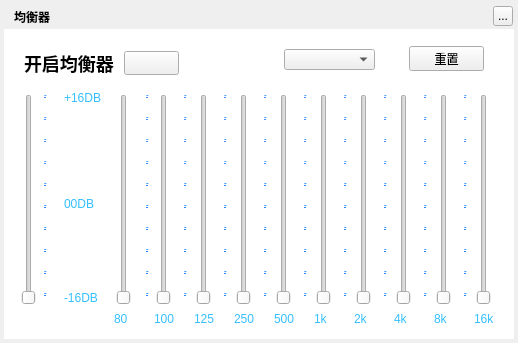
 <widget class="QWidget" name="MusicEqualizerDialog">
  <property name="geometry">
   <rect>
    <x>0</x>
    <y>0</y>
    <width>518</width>
    <height>343</height>
   </rect>
  </property>
  <property name="windowTitle">
   <string>均衡器</string>
  </property>
  <widget class="QLabel" name="background">
   <property name="geometry">
    <rect>
     <x>4</x>
     <y>4</y>
     <width>510</width>
     <height>335</height>
    </rect>
   </property>
   <property name="text">
    <string/>
   </property>
  </widget>
  <widget class="QLabel" name="topTitleName">
   <property name="geometry">
    <rect>
     <x>14</x>
     <y>4</y>
     <width>51</width>
     <height>25</height>
    </rect>
   </property>
   <property name="styleSheet">
    <string notr="true">color:&quot;#FFFFFF&quot;;font-weight:bold</string>
   </property>
   <property name="text">
    <string>均衡器</string>
   </property>
  </widget>
  <widget class="QToolButton" name="topTitleCloseButton">
   <property name="geometry">
    <rect>
     <x>493</x>
     <y>6</y>
     <width>20</width>
     <height>20</height>
    </rect>
   </property>
   <property name="text">
    <string>...</string>
   </property>
  </widget>
  <widget class="MusicClickedSlider" name="bwVerticalSlider">
   <property name="geometry">
    <rect>
     <x>19</x>
     <y>94</y>
     <width>19</width>
     <height>211</height>
    </rect>
   </property>
   <property name="orientation">
    <enum>Qt::Vertical</enum>
   </property>
  </widget>
  <widget class="MusicClickedSlider" name="verticalSlider3">
   <property name="geometry">
    <rect>
     <x>194</x>
     <y>94</y>
     <width>19</width>
     <height>211</height>
    </rect>
   </property>
   <property name="orientation">
    <enum>Qt::Vertical</enum>
   </property>
  </widget>
  <widget class="MusicClickedSlider" name="verticalSlider4">
   <property name="geometry">
    <rect>
     <x>234</x>
     <y>94</y>
     <width>19</width>
     <height>211</height>
    </rect>
   </property>
   <property name="orientation">
    <enum>Qt::Vertical</enum>
   </property>
  </widget>
  <widget class="MusicClickedSlider" name="verticalSlider5">
   <property name="geometry">
    <rect>
     <x>274</x>
     <y>94</y>
     <width>19</width>
     <height>211</height>
    </rect>
   </property>
   <property name="orientation">
    <enum>Qt::Vertical</enum>
   </property>
  </widget>
  <widget class="MusicClickedSlider" name="verticalSlider2">
   <property name="geometry">
    <rect>
     <x>154</x>
     <y>94</y>
     <width>19</width>
     <height>211</height>
    </rect>
   </property>
   <property name="orientation">
    <enum>Qt::Vertical</enum>
   </property>
  </widget>
  <widget class="MusicClickedSlider" name="verticalSlider7">
   <property name="geometry">
    <rect>
     <x>354</x>
     <y>94</y>
     <width>19</width>
     <height>211</height>
    </rect>
   </property>
   <property name="orientation">
    <enum>Qt::Vertical</enum>
   </property>
  </widget>
  <widget class="MusicClickedSlider" name="verticalSlider6">
   <property name="geometry">
    <rect>
     <x>314</x>
     <y>94</y>
     <width>19</width>
     <height>211</height>
    </rect>
   </property>
   <property name="orientation">
    <enum>Qt::Vertical</enum>
   </property>
  </widget>
  <widget class="MusicClickedSlider" name="verticalSlider8">
   <property name="geometry">
    <rect>
     <x>394</x>
     <y>94</y>
     <width>19</width>
     <height>211</height>
    </rect>
   </property>
   <property name="orientation">
    <enum>Qt::Vertical</enum>
   </property>
  </widget>
  <widget class="MusicClickedSlider" name="verticalSlider9">
   <property name="geometry">
    <rect>
     <x>434</x>
     <y>94</y>
     <width>19</width>
     <height>211</height>
    </rect>
   </property>
   <property name="orientation">
    <enum>Qt::Vertical</enum>
   </property>
  </widget>
  <widget class="MusicClickedSlider" name="verticalSlider10">
   <property name="geometry">
    <rect>
     <x>474</x>
     <y>94</y>
     <width>19</width>
     <height>211</height>
    </rect>
   </property>
   <property name="orientation">
    <enum>Qt::Vertical</enum>
   </property>
  </widget>
  <widget class="MusicClickedSlider" name="verticalSlider1">
   <property name="geometry">
    <rect>
     <x>114</x>
     <y>94</y>
     <width>19</width>
     <height>211</height>
    </rect>
   </property>
   <property name="orientation">
    <enum>Qt::Vertical</enum>
   </property>
  </widget>
  <widget class="QLabel" name="label">
   <property name="geometry">
    <rect>
     <x>24</x>
     <y>46</y>
     <width>101</width>
     <height>35</height>
    </rect>
   </property>
   <property name="styleSheet">
    <string notr="true">font-size:18px;
font-weight:bold;
</string>
   </property>
   <property name="text">
    <string>开启均衡器</string>
   </property>
  </widget>
  <widget class="QPushButton" name="showEqButton">
   <property name="geometry">
    <rect>
     <x>124</x>
     <y>51</y>
     <width>55</width>
     <height>24</height>
    </rect>
   </property>
   <property name="text">
    <string/>
   </property>
   <property name="iconSize">
    <size>
     <width>75</width>
     <height>31</height>
    </size>
   </property>
  </widget>
  <widget class="QPushButton" name="resetButton">
   <property name="geometry">
    <rect>
     <x>409</x>
     <y>46</y>
     <width>75</width>
     <height>25</height>
    </rect>
   </property>
   <property name="text">
    <string>重置</string>
   </property>
  </widget>
  <widget class="QComboBox" name="eqChoice">
   <property name="geometry">
    <rect>
     <x>284</x>
     <y>49</y>
     <width>91</width>
     <height>21</height>
    </rect>
   </property>
  </widget>
  <widget class="QLabel" name="showPerArea_2">
   <property name="geometry">
    <rect>
     <x>44</x>
     <y>89</y>
     <width>5</width>
     <height>220</height>
    </rect>
   </property>
   <property name="styleSheet">
    <string notr="true">color: rgb(230,115,0);</string>
   </property>
   <property name="text">
    <string>&lt;html&gt;&lt;head/&gt;&lt;body&gt;&lt;p&gt;&lt;span style=&quot; font-size:6pt; font-weight:600; text-decoration: underline; color:#3d91ff;&quot;&gt;-&lt;/span&gt;&lt;/p&gt;&lt;p&gt;&lt;span style=&quot; font-size:6pt; font-weight:600; text-decoration: underline; color:#3d91ff;&quot;&gt;-&lt;/span&gt;&lt;/p&gt;&lt;p&gt;&lt;span style=&quot; font-size:6pt; font-weight:600; text-decoration: underline; color:#3d91ff;&quot;&gt;-&lt;/span&gt;&lt;/p&gt;&lt;p&gt;&lt;span style=&quot; font-size:6pt; font-weight:600; text-decoration: underline; color:#3d91ff;&quot;&gt;-&lt;/span&gt;&lt;/p&gt;&lt;p&gt;&lt;span style=&quot; font-size:6pt; font-weight:600; text-decoration: underline; color:#2587ff;&quot;&gt;-&lt;/span&gt;&lt;/p&gt;&lt;p&gt;&lt;span style=&quot; font-size:6pt; font-weight:600; text-decoration: underline; color:#2587ff;&quot;&gt;-&lt;/span&gt;&lt;/p&gt;&lt;p&gt;&lt;span style=&quot; font-size:6pt; font-weight:600; text-decoration: underline; color:#2587ff;&quot;&gt;-&lt;/span&gt;&lt;/p&gt;&lt;p&gt;&lt;span style=&quot; font-size:6pt; font-weight:600; text-decoration: underline; color:#2587ff;&quot;&gt;-&lt;/span&gt;&lt;/p&gt;&lt;p&gt;&lt;span style=&quot; font-size:6pt; font-weight:600; text-decoration: underline; color:#2587ff;&quot;&gt;-&lt;/span&gt;&lt;/p&gt;&lt;p&gt;&lt;span style=&quot; font-size:6pt; font-weight:600; text-decoration: underline; color:#2587ff;&quot;&gt;-&lt;/span&gt;&lt;/p&gt;&lt;p&gt;&lt;span style=&quot; font-size:6pt; font-weight:600; text-decoration: underline; color:#2587ff;&quot;&gt;-&lt;/span&gt;&lt;/p&gt;&lt;/body&gt;&lt;/html&gt;</string>
   </property>
  </widget>
  <widget class="QLabel" name="showPerArea_3">
   <property name="geometry">
    <rect>
     <x>146</x>
     <y>89</y>
     <width>5</width>
     <height>220</height>
    </rect>
   </property>
   <property name="styleSheet">
    <string notr="true">color: rgb(230,115,0);</string>
   </property>
   <property name="text">
    <string>&lt;html&gt;&lt;head/&gt;&lt;body&gt;&lt;p&gt;&lt;span style=&quot; font-size:6pt; font-weight:600; text-decoration: underline; color:#3d91ff;&quot;&gt;-&lt;/span&gt;&lt;/p&gt;&lt;p&gt;&lt;span style=&quot; font-size:6pt; font-weight:600; text-decoration: underline; color:#3d91ff;&quot;&gt;-&lt;/span&gt;&lt;/p&gt;&lt;p&gt;&lt;span style=&quot; font-size:6pt; font-weight:600; text-decoration: underline; color:#3d91ff;&quot;&gt;-&lt;/span&gt;&lt;/p&gt;&lt;p&gt;&lt;span style=&quot; font-size:6pt; font-weight:600; text-decoration: underline; color:#3d91ff;&quot;&gt;-&lt;/span&gt;&lt;/p&gt;&lt;p&gt;&lt;span style=&quot; font-size:6pt; font-weight:600; text-decoration: underline; color:#2587ff;&quot;&gt;-&lt;/span&gt;&lt;/p&gt;&lt;p&gt;&lt;span style=&quot; font-size:6pt; font-weight:600; text-decoration: underline; color:#2587ff;&quot;&gt;-&lt;/span&gt;&lt;/p&gt;&lt;p&gt;&lt;span style=&quot; font-size:6pt; font-weight:600; text-decoration: underline; color:#2587ff;&quot;&gt;-&lt;/span&gt;&lt;/p&gt;&lt;p&gt;&lt;span style=&quot; font-size:6pt; font-weight:600; text-decoration: underline; color:#2587ff;&quot;&gt;-&lt;/span&gt;&lt;/p&gt;&lt;p&gt;&lt;span style=&quot; font-size:6pt; font-weight:600; text-decoration: underline; color:#2587ff;&quot;&gt;-&lt;/span&gt;&lt;/p&gt;&lt;p&gt;&lt;span style=&quot; font-size:6pt; font-weight:600; text-decoration: underline; color:#2587ff;&quot;&gt;-&lt;/span&gt;&lt;/p&gt;&lt;p&gt;&lt;span style=&quot; font-size:6pt; font-weight:600; text-decoration: underline; color:#2587ff;&quot;&gt;-&lt;/span&gt;&lt;/p&gt;&lt;/body&gt;&lt;/html&gt;</string>
   </property>
  </widget>
  <widget class="QLabel" name="showPerArea_5">
   <property name="geometry">
    <rect>
     <x>184</x>
     <y>89</y>
     <width>5</width>
     <height>220</height>
    </rect>
   </property>
   <property name="styleSheet">
    <string notr="true">color: rgb(230,115,0);</string>
   </property>
   <property name="text">
    <string>&lt;html&gt;&lt;head/&gt;&lt;body&gt;&lt;p&gt;&lt;span style=&quot; font-size:6pt; font-weight:600; text-decoration: underline; color:#3d91ff;&quot;&gt;-&lt;/span&gt;&lt;/p&gt;&lt;p&gt;&lt;span style=&quot; font-size:6pt; font-weight:600; text-decoration: underline; color:#3d91ff;&quot;&gt;-&lt;/span&gt;&lt;/p&gt;&lt;p&gt;&lt;span style=&quot; font-size:6pt; font-weight:600; text-decoration: underline; color:#3d91ff;&quot;&gt;-&lt;/span&gt;&lt;/p&gt;&lt;p&gt;&lt;span style=&quot; font-size:6pt; font-weight:600; text-decoration: underline; color:#3d91ff;&quot;&gt;-&lt;/span&gt;&lt;/p&gt;&lt;p&gt;&lt;span style=&quot; font-size:6pt; font-weight:600; text-decoration: underline; color:#2587ff;&quot;&gt;-&lt;/span&gt;&lt;/p&gt;&lt;p&gt;&lt;span style=&quot; font-size:6pt; font-weight:600; text-decoration: underline; color:#2587ff;&quot;&gt;-&lt;/span&gt;&lt;/p&gt;&lt;p&gt;&lt;span style=&quot; font-size:6pt; font-weight:600; text-decoration: underline; color:#2587ff;&quot;&gt;-&lt;/span&gt;&lt;/p&gt;&lt;p&gt;&lt;span style=&quot; font-size:6pt; font-weight:600; text-decoration: underline; color:#2587ff;&quot;&gt;-&lt;/span&gt;&lt;/p&gt;&lt;p&gt;&lt;span style=&quot; font-size:6pt; font-weight:600; text-decoration: underline; color:#2587ff;&quot;&gt;-&lt;/span&gt;&lt;/p&gt;&lt;p&gt;&lt;span style=&quot; font-size:6pt; font-weight:600; text-decoration: underline; color:#2587ff;&quot;&gt;-&lt;/span&gt;&lt;/p&gt;&lt;p&gt;&lt;span style=&quot; font-size:6pt; font-weight:600; text-decoration: underline; color:#2587ff;&quot;&gt;-&lt;/span&gt;&lt;/p&gt;&lt;/body&gt;&lt;/html&gt;</string>
   </property>
  </widget>
  <widget class="QLabel" name="showPerArea_7">
   <property name="geometry">
    <rect>
     <x>224</x>
     <y>89</y>
     <width>5</width>
     <height>220</height>
    </rect>
   </property>
   <property name="styleSheet">
    <string notr="true">color: rgb(230,115,0);</string>
   </property>
   <property name="text">
    <string>&lt;html&gt;&lt;head/&gt;&lt;body&gt;&lt;p&gt;&lt;span style=&quot; font-size:6pt; font-weight:600; text-decoration: underline; color:#3d91ff;&quot;&gt;-&lt;/span&gt;&lt;/p&gt;&lt;p&gt;&lt;span style=&quot; font-size:6pt; font-weight:600; text-decoration: underline; color:#3d91ff;&quot;&gt;-&lt;/span&gt;&lt;/p&gt;&lt;p&gt;&lt;span style=&quot; font-size:6pt; font-weight:600; text-decoration: underline; color:#3d91ff;&quot;&gt;-&lt;/span&gt;&lt;/p&gt;&lt;p&gt;&lt;span style=&quot; font-size:6pt; font-weight:600; text-decoration: underline; color:#3d91ff;&quot;&gt;-&lt;/span&gt;&lt;/p&gt;&lt;p&gt;&lt;span style=&quot; font-size:6pt; font-weight:600; text-decoration: underline; color:#2587ff;&quot;&gt;-&lt;/span&gt;&lt;/p&gt;&lt;p&gt;&lt;span style=&quot; font-size:6pt; font-weight:600; text-decoration: underline; color:#2587ff;&quot;&gt;-&lt;/span&gt;&lt;/p&gt;&lt;p&gt;&lt;span style=&quot; font-size:6pt; font-weight:600; text-decoration: underline; color:#2587ff;&quot;&gt;-&lt;/span&gt;&lt;/p&gt;&lt;p&gt;&lt;span style=&quot; font-size:6pt; font-weight:600; text-decoration: underline; color:#2587ff;&quot;&gt;-&lt;/span&gt;&lt;/p&gt;&lt;p&gt;&lt;span style=&quot; font-size:6pt; font-weight:600; text-decoration: underline; color:#2587ff;&quot;&gt;-&lt;/span&gt;&lt;/p&gt;&lt;p&gt;&lt;span style=&quot; font-size:6pt; font-weight:600; text-decoration: underline; color:#2587ff;&quot;&gt;-&lt;/span&gt;&lt;/p&gt;&lt;p&gt;&lt;span style=&quot; font-size:6pt; font-weight:600; text-decoration: underline; color:#2587ff;&quot;&gt;-&lt;/span&gt;&lt;/p&gt;&lt;/body&gt;&lt;/html&gt;</string>
   </property>
  </widget>
  <widget class="QLabel" name="showPerArea_9">
   <property name="geometry">
    <rect>
     <x>264</x>
     <y>89</y>
     <width>5</width>
     <height>220</height>
    </rect>
   </property>
   <property name="styleSheet">
    <string notr="true">color: rgb(230,115,0);</string>
   </property>
   <property name="text">
    <string>&lt;html&gt;&lt;head/&gt;&lt;body&gt;&lt;p&gt;&lt;span style=&quot; font-size:6pt; font-weight:600; text-decoration: underline; color:#3d91ff;&quot;&gt;-&lt;/span&gt;&lt;/p&gt;&lt;p&gt;&lt;span style=&quot; font-size:6pt; font-weight:600; text-decoration: underline; color:#3d91ff;&quot;&gt;-&lt;/span&gt;&lt;/p&gt;&lt;p&gt;&lt;span style=&quot; font-size:6pt; font-weight:600; text-decoration: underline; color:#3d91ff;&quot;&gt;-&lt;/span&gt;&lt;/p&gt;&lt;p&gt;&lt;span style=&quot; font-size:6pt; font-weight:600; text-decoration: underline; color:#3d91ff;&quot;&gt;-&lt;/span&gt;&lt;/p&gt;&lt;p&gt;&lt;span style=&quot; font-size:6pt; font-weight:600; text-decoration: underline; color:#2587ff;&quot;&gt;-&lt;/span&gt;&lt;/p&gt;&lt;p&gt;&lt;span style=&quot; font-size:6pt; font-weight:600; text-decoration: underline; color:#2587ff;&quot;&gt;-&lt;/span&gt;&lt;/p&gt;&lt;p&gt;&lt;span style=&quot; font-size:6pt; font-weight:600; text-decoration: underline; color:#2587ff;&quot;&gt;-&lt;/span&gt;&lt;/p&gt;&lt;p&gt;&lt;span style=&quot; font-size:6pt; font-weight:600; text-decoration: underline; color:#2587ff;&quot;&gt;-&lt;/span&gt;&lt;/p&gt;&lt;p&gt;&lt;span style=&quot; font-size:6pt; font-weight:600; text-decoration: underline; color:#2587ff;&quot;&gt;-&lt;/span&gt;&lt;/p&gt;&lt;p&gt;&lt;span style=&quot; font-size:6pt; font-weight:600; text-decoration: underline; color:#2587ff;&quot;&gt;-&lt;/span&gt;&lt;/p&gt;&lt;p&gt;&lt;span style=&quot; font-size:6pt; font-weight:600; text-decoration: underline; color:#2587ff;&quot;&gt;-&lt;/span&gt;&lt;/p&gt;&lt;/body&gt;&lt;/html&gt;</string>
   </property>
  </widget>
  <widget class="QLabel" name="showPerArea_11">
   <property name="geometry">
    <rect>
     <x>304</x>
     <y>89</y>
     <width>5</width>
     <height>220</height>
    </rect>
   </property>
   <property name="styleSheet">
    <string notr="true">color: rgb(230,115,0);</string>
   </property>
   <property name="text">
    <string>&lt;html&gt;&lt;head/&gt;&lt;body&gt;&lt;p&gt;&lt;span style=&quot; font-size:6pt; font-weight:600; text-decoration: underline; color:#3d91ff;&quot;&gt;-&lt;/span&gt;&lt;/p&gt;&lt;p&gt;&lt;span style=&quot; font-size:6pt; font-weight:600; text-decoration: underline; color:#3d91ff;&quot;&gt;-&lt;/span&gt;&lt;/p&gt;&lt;p&gt;&lt;span style=&quot; font-size:6pt; font-weight:600; text-decoration: underline; color:#3d91ff;&quot;&gt;-&lt;/span&gt;&lt;/p&gt;&lt;p&gt;&lt;span style=&quot; font-size:6pt; font-weight:600; text-decoration: underline; color:#3d91ff;&quot;&gt;-&lt;/span&gt;&lt;/p&gt;&lt;p&gt;&lt;span style=&quot; font-size:6pt; font-weight:600; text-decoration: underline; color:#2587ff;&quot;&gt;-&lt;/span&gt;&lt;/p&gt;&lt;p&gt;&lt;span style=&quot; font-size:6pt; font-weight:600; text-decoration: underline; color:#2587ff;&quot;&gt;-&lt;/span&gt;&lt;/p&gt;&lt;p&gt;&lt;span style=&quot; font-size:6pt; font-weight:600; text-decoration: underline; color:#2587ff;&quot;&gt;-&lt;/span&gt;&lt;/p&gt;&lt;p&gt;&lt;span style=&quot; font-size:6pt; font-weight:600; text-decoration: underline; color:#2587ff;&quot;&gt;-&lt;/span&gt;&lt;/p&gt;&lt;p&gt;&lt;span style=&quot; font-size:6pt; font-weight:600; text-decoration: underline; color:#2587ff;&quot;&gt;-&lt;/span&gt;&lt;/p&gt;&lt;p&gt;&lt;span style=&quot; font-size:6pt; font-weight:600; text-decoration: underline; color:#2587ff;&quot;&gt;-&lt;/span&gt;&lt;/p&gt;&lt;p&gt;&lt;span style=&quot; font-size:6pt; font-weight:600; text-decoration: underline; color:#2587ff;&quot;&gt;-&lt;/span&gt;&lt;/p&gt;&lt;/body&gt;&lt;/html&gt;</string>
   </property>
  </widget>
  <widget class="QLabel" name="showPerArea_13">
   <property name="geometry">
    <rect>
     <x>344</x>
     <y>89</y>
     <width>5</width>
     <height>220</height>
    </rect>
   </property>
   <property name="styleSheet">
    <string notr="true">color: rgb(230,115,0);</string>
   </property>
   <property name="text">
    <string>&lt;html&gt;&lt;head/&gt;&lt;body&gt;&lt;p&gt;&lt;span style=&quot; font-size:6pt; font-weight:600; text-decoration: underline; color:#3d91ff;&quot;&gt;-&lt;/span&gt;&lt;/p&gt;&lt;p&gt;&lt;span style=&quot; font-size:6pt; font-weight:600; text-decoration: underline; color:#3d91ff;&quot;&gt;-&lt;/span&gt;&lt;/p&gt;&lt;p&gt;&lt;span style=&quot; font-size:6pt; font-weight:600; text-decoration: underline; color:#3d91ff;&quot;&gt;-&lt;/span&gt;&lt;/p&gt;&lt;p&gt;&lt;span style=&quot; font-size:6pt; font-weight:600; text-decoration: underline; color:#3d91ff;&quot;&gt;-&lt;/span&gt;&lt;/p&gt;&lt;p&gt;&lt;span style=&quot; font-size:6pt; font-weight:600; text-decoration: underline; color:#2587ff;&quot;&gt;-&lt;/span&gt;&lt;/p&gt;&lt;p&gt;&lt;span style=&quot; font-size:6pt; font-weight:600; text-decoration: underline; color:#2587ff;&quot;&gt;-&lt;/span&gt;&lt;/p&gt;&lt;p&gt;&lt;span style=&quot; font-size:6pt; font-weight:600; text-decoration: underline; color:#2587ff;&quot;&gt;-&lt;/span&gt;&lt;/p&gt;&lt;p&gt;&lt;span style=&quot; font-size:6pt; font-weight:600; text-decoration: underline; color:#2587ff;&quot;&gt;-&lt;/span&gt;&lt;/p&gt;&lt;p&gt;&lt;span style=&quot; font-size:6pt; font-weight:600; text-decoration: underline; color:#2587ff;&quot;&gt;-&lt;/span&gt;&lt;/p&gt;&lt;p&gt;&lt;span style=&quot; font-size:6pt; font-weight:600; text-decoration: underline; color:#2587ff;&quot;&gt;-&lt;/span&gt;&lt;/p&gt;&lt;p&gt;&lt;span style=&quot; font-size:6pt; font-weight:600; text-decoration: underline; color:#2587ff;&quot;&gt;-&lt;/span&gt;&lt;/p&gt;&lt;/body&gt;&lt;/html&gt;</string>
   </property>
  </widget>
  <widget class="QLabel" name="showPerArea_15">
   <property name="geometry">
    <rect>
     <x>384</x>
     <y>89</y>
     <width>5</width>
     <height>220</height>
    </rect>
   </property>
   <property name="styleSheet">
    <string notr="true">color: rgb(230,115,0);</string>
   </property>
   <property name="text">
    <string>&lt;html&gt;&lt;head/&gt;&lt;body&gt;&lt;p&gt;&lt;span style=&quot; font-size:6pt; font-weight:600; text-decoration: underline; color:#3d91ff;&quot;&gt;-&lt;/span&gt;&lt;/p&gt;&lt;p&gt;&lt;span style=&quot; font-size:6pt; font-weight:600; text-decoration: underline; color:#3d91ff;&quot;&gt;-&lt;/span&gt;&lt;/p&gt;&lt;p&gt;&lt;span style=&quot; font-size:6pt; font-weight:600; text-decoration: underline; color:#3d91ff;&quot;&gt;-&lt;/span&gt;&lt;/p&gt;&lt;p&gt;&lt;span style=&quot; font-size:6pt; font-weight:600; text-decoration: underline; color:#3d91ff;&quot;&gt;-&lt;/span&gt;&lt;/p&gt;&lt;p&gt;&lt;span style=&quot; font-size:6pt; font-weight:600; text-decoration: underline; color:#2587ff;&quot;&gt;-&lt;/span&gt;&lt;/p&gt;&lt;p&gt;&lt;span style=&quot; font-size:6pt; font-weight:600; text-decoration: underline; color:#2587ff;&quot;&gt;-&lt;/span&gt;&lt;/p&gt;&lt;p&gt;&lt;span style=&quot; font-size:6pt; font-weight:600; text-decoration: underline; color:#2587ff;&quot;&gt;-&lt;/span&gt;&lt;/p&gt;&lt;p&gt;&lt;span style=&quot; font-size:6pt; font-weight:600; text-decoration: underline; color:#2587ff;&quot;&gt;-&lt;/span&gt;&lt;/p&gt;&lt;p&gt;&lt;span style=&quot; font-size:6pt; font-weight:600; text-decoration: underline; color:#2587ff;&quot;&gt;-&lt;/span&gt;&lt;/p&gt;&lt;p&gt;&lt;span style=&quot; font-size:6pt; font-weight:600; text-decoration: underline; color:#2587ff;&quot;&gt;-&lt;/span&gt;&lt;/p&gt;&lt;p&gt;&lt;span style=&quot; font-size:6pt; font-weight:600; text-decoration: underline; color:#2587ff;&quot;&gt;-&lt;/span&gt;&lt;/p&gt;&lt;/body&gt;&lt;/html&gt;</string>
   </property>
  </widget>
  <widget class="QLabel" name="showPerArea_18">
   <property name="geometry">
    <rect>
     <x>424</x>
     <y>89</y>
     <width>5</width>
     <height>220</height>
    </rect>
   </property>
   <property name="styleSheet">
    <string notr="true">color: rgb(230,115,0);</string>
   </property>
   <property name="text">
    <string>&lt;html&gt;&lt;head/&gt;&lt;body&gt;&lt;p&gt;&lt;span style=&quot; font-size:6pt; font-weight:600; text-decoration: underline; color:#3d91ff;&quot;&gt;-&lt;/span&gt;&lt;/p&gt;&lt;p&gt;&lt;span style=&quot; font-size:6pt; font-weight:600; text-decoration: underline; color:#3d91ff;&quot;&gt;-&lt;/span&gt;&lt;/p&gt;&lt;p&gt;&lt;span style=&quot; font-size:6pt; font-weight:600; text-decoration: underline; color:#3d91ff;&quot;&gt;-&lt;/span&gt;&lt;/p&gt;&lt;p&gt;&lt;span style=&quot; font-size:6pt; font-weight:600; text-decoration: underline; color:#3d91ff;&quot;&gt;-&lt;/span&gt;&lt;/p&gt;&lt;p&gt;&lt;span style=&quot; font-size:6pt; font-weight:600; text-decoration: underline; color:#2587ff;&quot;&gt;-&lt;/span&gt;&lt;/p&gt;&lt;p&gt;&lt;span style=&quot; font-size:6pt; font-weight:600; text-decoration: underline; color:#2587ff;&quot;&gt;-&lt;/span&gt;&lt;/p&gt;&lt;p&gt;&lt;span style=&quot; font-size:6pt; font-weight:600; text-decoration: underline; color:#2587ff;&quot;&gt;-&lt;/span&gt;&lt;/p&gt;&lt;p&gt;&lt;span style=&quot; font-size:6pt; font-weight:600; text-decoration: underline; color:#2587ff;&quot;&gt;-&lt;/span&gt;&lt;/p&gt;&lt;p&gt;&lt;span style=&quot; font-size:6pt; font-weight:600; text-decoration: underline; color:#2587ff;&quot;&gt;-&lt;/span&gt;&lt;/p&gt;&lt;p&gt;&lt;span style=&quot; font-size:6pt; font-weight:600; text-decoration: underline; color:#2587ff;&quot;&gt;-&lt;/span&gt;&lt;/p&gt;&lt;p&gt;&lt;span style=&quot; font-size:6pt; font-weight:600; text-decoration: underline; color:#2587ff;&quot;&gt;-&lt;/span&gt;&lt;/p&gt;&lt;/body&gt;&lt;/html&gt;</string>
   </property>
  </widget>
  <widget class="QLabel" name="showPerArea_20">
   <property name="geometry">
    <rect>
     <x>464</x>
     <y>89</y>
     <width>5</width>
     <height>220</height>
    </rect>
   </property>
   <property name="styleSheet">
    <string notr="true">color: rgb(230,115,0);</string>
   </property>
   <property name="text">
    <string>&lt;html&gt;&lt;head/&gt;&lt;body&gt;&lt;p&gt;&lt;span style=&quot; font-size:6pt; font-weight:600; text-decoration: underline; color:#3d91ff;&quot;&gt;-&lt;/span&gt;&lt;/p&gt;&lt;p&gt;&lt;span style=&quot; font-size:6pt; font-weight:600; text-decoration: underline; color:#3d91ff;&quot;&gt;-&lt;/span&gt;&lt;/p&gt;&lt;p&gt;&lt;span style=&quot; font-size:6pt; font-weight:600; text-decoration: underline; color:#3d91ff;&quot;&gt;-&lt;/span&gt;&lt;/p&gt;&lt;p&gt;&lt;span style=&quot; font-size:6pt; font-weight:600; text-decoration: underline; color:#3d91ff;&quot;&gt;-&lt;/span&gt;&lt;/p&gt;&lt;p&gt;&lt;span style=&quot; font-size:6pt; font-weight:600; text-decoration: underline; color:#2587ff;&quot;&gt;-&lt;/span&gt;&lt;/p&gt;&lt;p&gt;&lt;span style=&quot; font-size:6pt; font-weight:600; text-decoration: underline; color:#2587ff;&quot;&gt;-&lt;/span&gt;&lt;/p&gt;&lt;p&gt;&lt;span style=&quot; font-size:6pt; font-weight:600; text-decoration: underline; color:#2587ff;&quot;&gt;-&lt;/span&gt;&lt;/p&gt;&lt;p&gt;&lt;span style=&quot; font-size:6pt; font-weight:600; text-decoration: underline; color:#2587ff;&quot;&gt;-&lt;/span&gt;&lt;/p&gt;&lt;p&gt;&lt;span style=&quot; font-size:6pt; font-weight:600; text-decoration: underline; color:#2587ff;&quot;&gt;-&lt;/span&gt;&lt;/p&gt;&lt;p&gt;&lt;span style=&quot; font-size:6pt; font-weight:600; text-decoration: underline; color:#2587ff;&quot;&gt;-&lt;/span&gt;&lt;/p&gt;&lt;p&gt;&lt;span style=&quot; font-size:6pt; font-weight:600; text-decoration: underline; color:#2587ff;&quot;&gt;-&lt;/span&gt;&lt;/p&gt;&lt;/body&gt;&lt;/html&gt;</string>
   </property>
  </widget>
  <widget class="QLabel" name="showPerArea_21">
   <property name="geometry">
    <rect>
     <x>64</x>
     <y>68</y>
     <width>41</width>
     <height>261</height>
    </rect>
   </property>
   <property name="styleSheet">
    <string notr="true">color: rgb(230,115,0);</string>
   </property>
   <property name="text">
    <string>&lt;html&gt;&lt;head/&gt;&lt;body&gt;&lt;p&gt;&lt;span style=&quot; color:#35bfff;&quot;&gt;+16DB&lt;/span&gt;&lt;/p&gt;&lt;p&gt;&lt;span style=&quot; color:#35bfff;&quot;&gt;&lt;br/&gt;&lt;/span&gt;&lt;/p&gt;&lt;p&gt;&lt;span style=&quot; color:#35bfff;&quot;&gt;&lt;br/&gt;&lt;/span&gt;&lt;/p&gt;&lt;p&gt;&lt;span style=&quot; color:#35bfff;&quot;&gt;00DB&lt;br/&gt;&lt;/span&gt;&lt;/p&gt;&lt;p&gt;&lt;span style=&quot; color:#35bfff;&quot;&gt;&lt;br/&gt;&lt;br/&gt;&lt;/span&gt;&lt;/p&gt;&lt;p&gt;&lt;span style=&quot; color:#35bfff;&quot;&gt;-16DB&lt;/span&gt;&lt;/p&gt;&lt;/body&gt;&lt;/html&gt;</string>
   </property>
  </widget>
  <widget class="QLabel" name="showPerArea_22">
   <property name="geometry">
    <rect>
     <x>114</x>
     <y>309</y>
     <width>20</width>
     <height>20</height>
    </rect>
   </property>
   <property name="styleSheet">
    <string notr="true">color:#35bfff;</string>
   </property>
   <property name="text">
    <string>80</string>
   </property>
  </widget>
  <widget class="QLabel" name="showPerArea_23">
   <property name="geometry">
    <rect>
     <x>154</x>
     <y>309</y>
     <width>20</width>
     <height>20</height>
    </rect>
   </property>
   <property name="styleSheet">
    <string notr="true">color:#35bfff;</string>
   </property>
   <property name="text">
    <string>100</string>
   </property>
  </widget>
  <widget class="QLabel" name="showPerArea_24">
   <property name="geometry">
    <rect>
     <x>194</x>
     <y>309</y>
     <width>20</width>
     <height>20</height>
    </rect>
   </property>
   <property name="styleSheet">
    <string notr="true">color:#35bfff;</string>
   </property>
   <property name="text">
    <string>125</string>
   </property>
  </widget>
  <widget class="QLabel" name="showPerArea_25">
   <property name="geometry">
    <rect>
     <x>234</x>
     <y>309</y>
     <width>20</width>
     <height>20</height>
    </rect>
   </property>
   <property name="styleSheet">
    <string notr="true">color:#35bfff;</string>
   </property>
   <property name="text">
    <string>250</string>
   </property>
  </widget>
  <widget class="QLabel" name="showPerArea_26">
   <property name="geometry">
    <rect>
     <x>274</x>
     <y>309</y>
     <width>20</width>
     <height>20</height>
    </rect>
   </property>
   <property name="styleSheet">
    <string notr="true">color:#35bfff;</string>
   </property>
   <property name="text">
    <string>500</string>
   </property>
  </widget>
  <widget class="QLabel" name="showPerArea_27">
   <property name="geometry">
    <rect>
     <x>314</x>
     <y>309</y>
     <width>20</width>
     <height>20</height>
    </rect>
   </property>
   <property name="styleSheet">
    <string notr="true">color:#35bfff;</string>
   </property>
   <property name="text">
    <string>1k</string>
   </property>
  </widget>
  <widget class="QLabel" name="showPerArea_28">
   <property name="geometry">
    <rect>
     <x>354</x>
     <y>309</y>
     <width>20</width>
     <height>20</height>
    </rect>
   </property>
   <property name="styleSheet">
    <string notr="true">color:#35bfff;</string>
   </property>
   <property name="text">
    <string>2k</string>
   </property>
  </widget>
  <widget class="QLabel" name="showPerArea_29">
   <property name="geometry">
    <rect>
     <x>394</x>
     <y>309</y>
     <width>20</width>
     <height>20</height>
    </rect>
   </property>
   <property name="styleSheet">
    <string notr="true">color:#35bfff;</string>
   </property>
   <property name="text">
    <string>4k</string>
   </property>
  </widget>
  <widget class="QLabel" name="showPerArea_30">
   <property name="geometry">
    <rect>
     <x>434</x>
     <y>309</y>
     <width>20</width>
     <height>20</height>
    </rect>
   </property>
   <property name="styleSheet">
    <string notr="true">color:#35bfff;</string>
   </property>
   <property name="text">
    <string>8k</string>
   </property>
  </widget>
  <widget class="QLabel" name="showPerArea_31">
   <property name="geometry">
    <rect>
     <x>474</x>
     <y>309</y>
     <width>20</width>
     <height>20</height>
    </rect>
   </property>
   <property name="styleSheet">
    <string notr="true">color:#35bfff;</string>
   </property>
   <property name="text">
    <string>16k</string>
   </property>
  </widget>
  <widget class="QWidget" name="backgroundMask" native="true">
   <property name="geometry">
    <rect>
     <x>4</x>
     <y>29</y>
     <width>510</width>
     <height>310</height>
    </rect>
   </property>
   <property name="styleSheet">
    <string notr="true">background:white;</string>
   </property>
  </widget>
  <zorder>background</zorder>
  <zorder>backgroundMask</zorder>
  <zorder>topTitleName</zorder>
  <zorder>topTitleCloseButton</zorder>
  <zorder>bwVerticalSlider</zorder>
  <zorder>verticalSlider3</zorder>
  <zorder>verticalSlider4</zorder>
  <zorder>verticalSlider5</zorder>
  <zorder>verticalSlider2</zorder>
  <zorder>verticalSlider7</zorder>
  <zorder>verticalSlider6</zorder>
  <zorder>verticalSlider8</zorder>
  <zorder>verticalSlider9</zorder>
  <zorder>verticalSlider10</zorder>
  <zorder>verticalSlider1</zorder>
  <zorder>label</zorder>
  <zorder>showEqButton</zorder>
  <zorder>resetButton</zorder>
  <zorder>eqChoice</zorder>
  <zorder>showPerArea_2</zorder>
  <zorder>showPerArea_3</zorder>
  <zorder>showPerArea_5</zorder>
  <zorder>showPerArea_7</zorder>
  <zorder>showPerArea_9</zorder>
  <zorder>showPerArea_11</zorder>
  <zorder>showPerArea_13</zorder>
  <zorder>showPerArea_15</zorder>
  <zorder>showPerArea_18</zorder>
  <zorder>showPerArea_20</zorder>
  <zorder>showPerArea_21</zorder>
  <zorder>showPerArea_22</zorder>
  <zorder>showPerArea_23</zorder>
  <zorder>showPerArea_24</zorder>
  <zorder>showPerArea_25</zorder>
  <zorder>showPerArea_26</zorder>
  <zorder>showPerArea_27</zorder>
  <zorder>showPerArea_28</zorder>
  <zorder>showPerArea_29</zorder>
  <zorder>showPerArea_30</zorder>
  <zorder>showPerArea_31</zorder>
 </widget>
